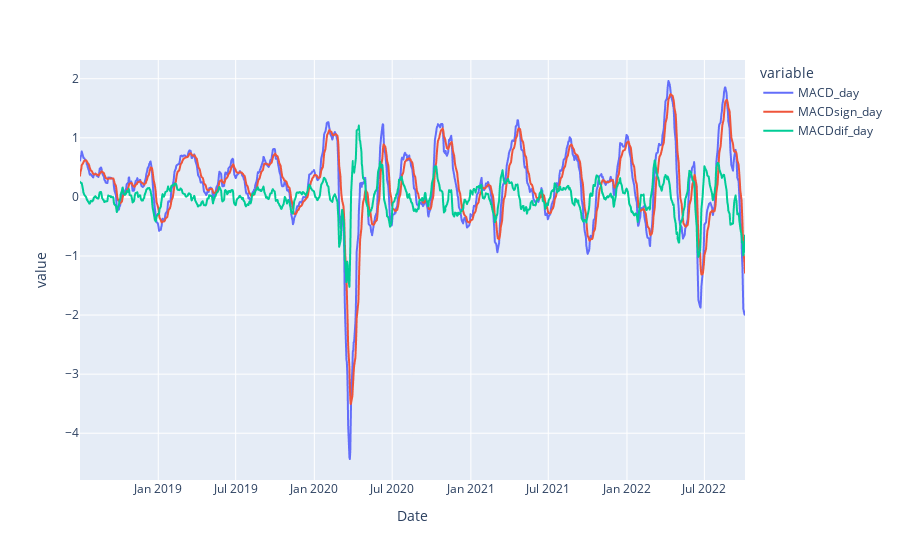
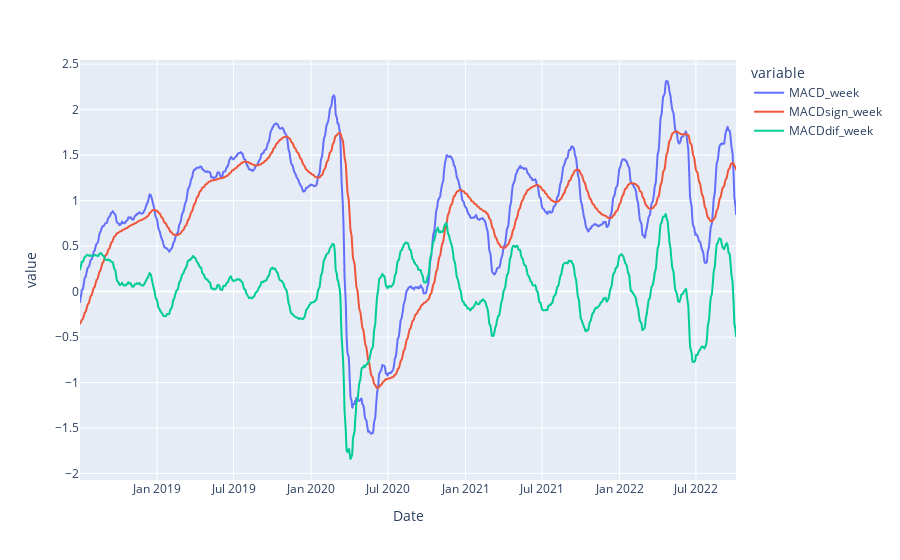
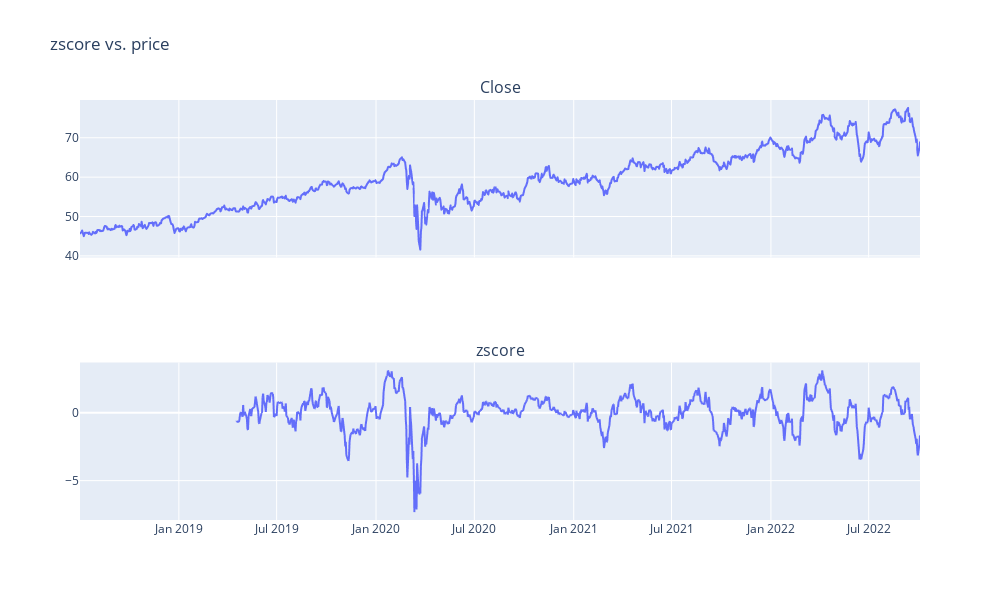
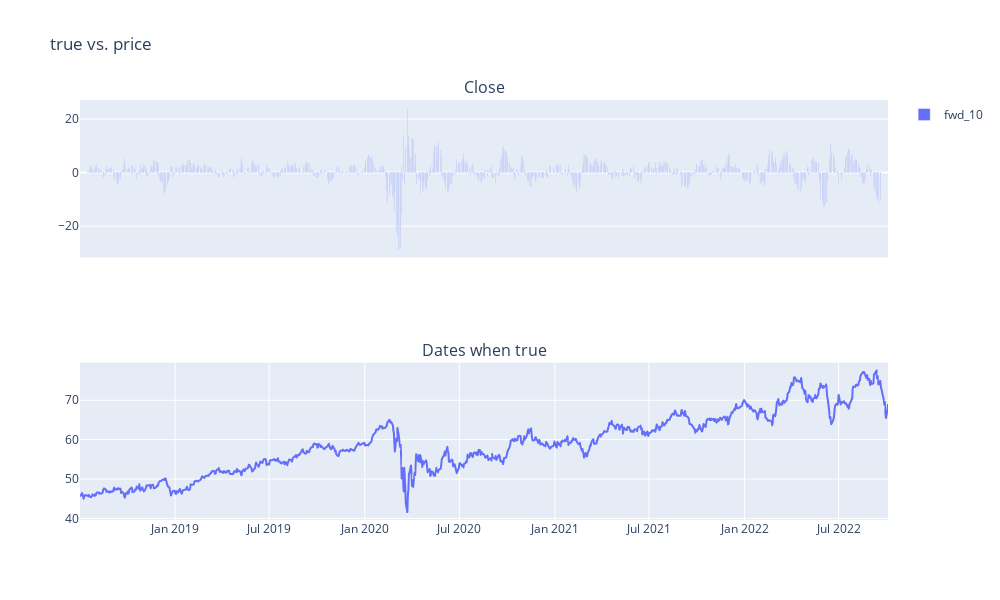

Notebook source saved alongside these figures, in order:
### Code cell
#main(stock,          back_gap, fwd_gap, threshold rendite backward, threshold renidte forward,comment )

main("holc_data.csv",  t_bwd   ,  t_fwd       , r_bwd , roll_window, rational)

### Figure 1 — Plotly figure (JSON) as saved in the notebook; plotly's stock layout.template omitted (floating-point values rounded to 4 significant figures; data arrays with more than 128 entries replaced by an {"elided": "..."} marker saying what was removed)
{"data": [{"hovertemplate": "variable=MACD_day<br>Date=%{x}<br>value=%{y}<extra></extra>", "legendgroup": "MACD_day", "line": {"color": "#636efa", "dash": "solid"}, "mode": "lines", "name": "MACD_day", "showlegend": true, "type": "scattergl", "x": {"elided": "1073 str values"}, "xaxis": "x", "y": {"elided": "1073 float values"}, "yaxis": "y"}, {"hovertemplate": "variable=MACDsign_day<br>Date=%{x}<br>value=%{y}<extra></extra>", "legendgroup": "MACDsign_day", "line": {"color": "#EF553B", "dash": "solid"}, "mode": "lines", "name": "MACDsign_day", "showlegend": true, "type": "scattergl", "x": {"elided": "1073 str values"}, "xaxis": "x", "y": {"elided": "1073 float values"}, "yaxis": "y"}, {"hovertemplate": "variable=MACDdif_day<br>Date=%{x}<br>value=%{y}<extra></extra>", "legendgroup": "MACDdif_day", "line": {"color": "#00cc96", "dash": "solid"}, "mode": "lines", "name": "MACDdif_day", "showlegend": true, "type": "scattergl", "x": {"elided": "1073 str values"}, "xaxis": "x", "y": {"elided": "1073 float values"}, "yaxis": "y"}], "layout": {"legend": {"title": {"text": "variable"}, "tracegroupgap": 0}, "margin": {"t": 60}, "xaxis": {"anchor": "y", "domain": [0, 1], "title": {"text": "Date"}}, "yaxis": {"anchor": "x", "domain": [0, 1], "title": {"text": "value"}}}}

### Figure 2 — Plotly figure (JSON) as saved in the notebook; plotly's stock layout.template omitted (floating-point values rounded to 4 significant figures; data arrays with more than 128 entries replaced by an {"elided": "..."} marker saying what was removed)
{"data": [{"hovertemplate": "variable=MACD_week<br>Date=%{x}<br>value=%{y}<extra></extra>", "legendgroup": "MACD_week", "line": {"color": "#636efa", "dash": "solid"}, "mode": "lines", "name": "MACD_week", "showlegend": true, "type": "scattergl", "x": {"elided": "1073 str values"}, "xaxis": "x", "y": {"elided": "1073 float values"}, "yaxis": "y"}, {"hovertemplate": "variable=MACDsign_week<br>Date=%{x}<br>value=%{y}<extra></extra>", "legendgroup": "MACDsign_week", "line": {"color": "#EF553B", "dash": "solid"}, "mode": "lines", "name": "MACDsign_week", "showlegend": true, "type": "scattergl", "x": {"elided": "1073 str values"}, "xaxis": "x", "y": {"elided": "1073 float values"}, "yaxis": "y"}, {"hovertemplate": "variable=MACDdif_week<br>Date=%{x}<br>value=%{y}<extra></extra>", "legendgroup": "MACDdif_week", "line": {"color": "#00cc96", "dash": "solid"}, "mode": "lines", "name": "MACDdif_week", "showlegend": true, "type": "scattergl", "x": {"elided": "1073 str values"}, "xaxis": "x", "y": {"elided": "1073 float values"}, "yaxis": "y"}], "layout": {"legend": {"title": {"text": "variable"}, "tracegroupgap": 0}, "margin": {"t": 60}, "xaxis": {"anchor": "y", "domain": [0, 1], "title": {"text": "Date"}}, "yaxis": {"anchor": "x", "domain": [0, 1], "title": {"text": "value"}}}}

### Figure 3 — Plotly figure (JSON) as saved in the notebook; plotly's stock layout.template omitted (floating-point values rounded to 4 significant figures; data arrays with more than 128 entries replaced by an {"elided": "..."} marker saying what was removed)
{"data": [{"hovertemplate": "Date=%{x}<br>z-score=%{y}<extra></extra>", "legendgroup": "", "line": {"color": "#636efa", "dash": "solid"}, "mode": "lines", "name": "", "showlegend": false, "type": "scattergl", "x": {"elided": "1073 str values"}, "xaxis": "x2", "y": {"elided": "1073 float values"}, "yaxis": "y2"}, {"hovertemplate": "Date=%{x}<br>Close=%{y}<extra></extra>", "legendgroup": "", "line": {"color": "#636efa", "dash": "solid"}, "mode": "lines", "name": "", "showlegend": false, "type": "scattergl", "x": {"elided": "1073 str values"}, "xaxis": "x", "y": {"elided": "1073 float values"}, "yaxis": "y"}], "layout": {"annotations": [{"font": {"size": 16}, "showarrow": false, "text": "Close", "x": 0.5, "xanchor": "center", "xref": "paper", "y": 1, "yanchor": "bottom", "yref": "paper"}, {"font": {"size": 16}, "showarrow": false, "text": "zscore", "x": 0.5, "xanchor": "center", "xref": "paper", "y": 0.375, "yanchor": "bottom", "yref": "paper"}], "height": 600, "title": {"text": "zscore vs. price"}, "width": 1000, "xaxis": {"anchor": "y", "domain": [0, 1], "matches": "x2", "showticklabels": false}, "xaxis2": {"anchor": "y2", "domain": [0, 1]}, "yaxis": {"anchor": "x", "domain": [0.625, 1]}, "yaxis2": {"anchor": "x2", "domain": [0, 0.375]}}}

### Figure 4 — Plotly figure (JSON) as saved in the notebook; plotly's stock layout.template omitted (floating-point values rounded to 4 significant figures; data arrays with more than 128 entries replaced by an {"elided": "..."} marker saying what was removed)
{"data": [{"alignmentgroup": "True", "hovertemplate": "variable=fwd_10<br>Date=%{x}<br>value=%{y}<extra></extra>", "legendgroup": "fwd_10", "marker": {"color": "#636efa"}, "name": "fwd_10", "offsetgroup": "fwd_10", "orientation": "v", "showlegend": true, "textposition": "auto", "type": "bar", "x": {"elided": "1053 str values"}, "xaxis": "x", "y": {"elided": "1053 float values"}, "yaxis": "y"}, {"hovertemplate": "Date=%{x}<br>Close=%{y}<extra></extra>", "legendgroup": "", "line": {"color": "#636efa", "dash": "solid"}, "mode": "lines", "name": "", "showlegend": false, "type": "scattergl", "x": {"elided": "1073 str values"}, "xaxis": "x2", "y": {"elided": "1073 float values"}, "yaxis": "y2"}], "layout": {"annotations": [{"font": {"size": 16}, "showarrow": false, "text": "Close", "x": 0.5, "xanchor": "center", "xref": "paper", "y": 1, "yanchor": "bottom", "yref": "paper"}, {"font": {"size": 16}, "showarrow": false, "text": "Dates when true", "x": 0.5, "xanchor": "center", "xref": "paper", "y": 0.375, "yanchor": "bottom", "yref": "paper"}], "height": 600, "title": {"text": "true vs. price"}, "width": 1000, "xaxis": {"anchor": "y", "domain": [0, 1], "matches": "x2", "showticklabels": false}, "xaxis2": {"anchor": "y2", "domain": [0, 1]}, "yaxis": {"anchor": "x", "domain": [0.625, 1]}, "yaxis2": {"anchor": "x2", "domain": [0, 0.375]}}}
